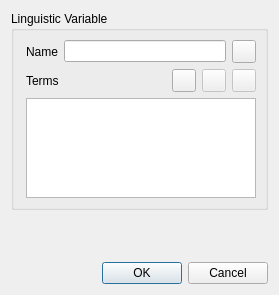
<?xml version="1.0" encoding="UTF-8"?>
<ui version="4.0">
 <class>LinguisticVariable</class>
 <widget class="QDialog" name="LinguisticVariable">
  <property name="windowModality">
   <enum>Qt::ApplicationModal</enum>
  </property>
  <property name="geometry">
   <rect>
    <x>0</x>
    <y>0</y>
    <width>279</width>
    <height>295</height>
   </rect>
  </property>
  <property name="windowTitle">
   <string>Linguistic Variable</string>
  </property>
  <layout class="QVBoxLayout" name="verticalLayout">
   <item>
    <widget class="QGroupBox" name="grx_lvar">
     <property name="title">
      <string>Linguistic Variable</string>
     </property>
     <layout class="QVBoxLayout" name="verticalLayout_2">
      <property name="leftMargin">
       <number>12</number>
      </property>
      <item>
       <layout class="QVBoxLayout" name="verticalLayout_3">
        <property name="sizeConstraint">
         <enum>QLayout::SetMinimumSize</enum>
        </property>
        <item>
         <layout class="QHBoxLayout" name="horizontalLayout_3">
          <item>
           <widget class="QLabel" name="lbl_name">
            <property name="text">
             <string>Name</string>
            </property>
           </widget>
          </item>
          <item>
           <widget class="QLineEdit" name="led_name"/>
          </item>
          <item>
           <widget class="QToolButton" name="btn_wizard">
            <property name="text">
             <string/>
            </property>
            <property name="icon">
             <iconset resource="resources.qrc">
              <normaloff>:/icons/icons/wizard.png</normaloff>:/icons/icons/wizard.png</iconset>
            </property>
           </widget>
          </item>
         </layout>
        </item>
        <item>
         <layout class="QHBoxLayout" name="horizontalLayout_2">
          <item>
           <widget class="QLabel" name="lbl_terms">
            <property name="text">
             <string>Terms</string>
            </property>
           </widget>
          </item>
          <item>
           <widget class="QToolButton" name="btn_add_term">
            <property name="text">
             <string/>
            </property>
            <property name="icon">
             <iconset resource="resources.qrc">
              <normaloff>:/icons/icons/edit_add.png</normaloff>:/icons/icons/edit_add.png</iconset>
            </property>
           </widget>
          </item>
          <item>
           <widget class="QToolButton" name="btn_remove_term">
            <property name="enabled">
             <bool>false</bool>
            </property>
            <property name="text">
             <string/>
            </property>
            <property name="icon">
             <iconset resource="resources.qrc">
              <normaloff>:/icons/icons/edit_remove.png</normaloff>:/icons/icons/edit_remove.png</iconset>
            </property>
           </widget>
          </item>
          <item>
           <widget class="QToolButton" name="btn_edit_term">
            <property name="enabled">
             <bool>false</bool>
            </property>
            <property name="text">
             <string/>
            </property>
            <property name="icon">
             <iconset resource="resources.qrc">
              <normaloff>:/icons/icons/pencil.png</normaloff>:/icons/icons/pencil.png</iconset>
            </property>
           </widget>
          </item>
         </layout>
        </item>
        <item>
         <widget class="QListWidget" name="lvw_terms">
          <property name="sizePolicy">
           <sizepolicy hsizetype="Expanding" vsizetype="Fixed">
            <horstretch>0</horstretch>
            <verstretch>0</verstretch>
           </sizepolicy>
          </property>
          <property name="maximumSize">
           <size>
            <width>16777215</width>
            <height>100</height>
           </size>
          </property>
         </widget>
        </item>
       </layout>
      </item>
     </layout>
    </widget>
   </item>
   <item>
    <spacer name="verticalSpacer">
     <property name="orientation">
      <enum>Qt::Vertical</enum>
     </property>
     <property name="sizeHint" stdset="0">
      <size>
       <width>20</width>
       <height>0</height>
      </size>
     </property>
    </spacer>
   </item>
   <item>
    <widget class="QDialogButtonBox" name="btn_dialog">
     <property name="orientation">
      <enum>Qt::Horizontal</enum>
     </property>
     <property name="standardButtons">
      <set>QDialogButtonBox::Cancel|QDialogButtonBox::Ok</set>
     </property>
    </widget>
   </item>
  </layout>
 </widget>
 <resources>
  <include location="resources.qrc"/>
 </resources>
 <connections>
  <connection>
   <sender>btn_dialog</sender>
   <signal>accepted()</signal>
   <receiver>LinguisticVariable</receiver>
   <slot>accept()</slot>
   <hints>
    <hint type="sourcelabel">
     <x>248</x>
     <y>254</y>
    </hint>
    <hint type="destinationlabel">
     <x>157</x>
     <y>274</y>
    </hint>
   </hints>
  </connection>
  <connection>
   <sender>btn_dialog</sender>
   <signal>rejected()</signal>
   <receiver>LinguisticVariable</receiver>
   <slot>reject()</slot>
   <hints>
    <hint type="sourcelabel">
     <x>316</x>
     <y>260</y>
    </hint>
    <hint type="destinationlabel">
     <x>286</x>
     <y>274</y>
    </hint>
   </hints>
  </connection>
 </connections>
</ui>
